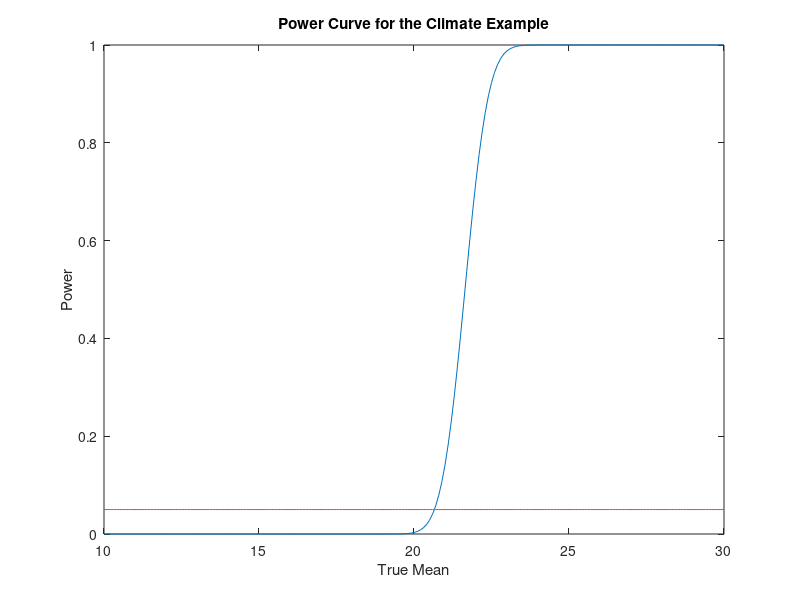

Write MATLAB code to recreate this figure. (Note: this script raises an error after producing the figure.)
%% Example 6.3 - 6.5
% Type two errors depend on the true mean - therefore, errors must be
% evaluated over a range of values.

%% Calculating Beta Values for Different Means
clear; close all; clf;

mualt = 10:0.1:30;
cv = norminv(0.95); % one-sided critical value
sigma = 0.6;
ct = cv + 20; % critical value + mean
ctv = ct * ones(size(mualt));

beta = normcdf(ctv, mualt, sigma); % probabiltity of type 2 error
power = 1 - beta; % power
p = 0.05 * ones(size(mualt));

%% Plotting the Power Curve
figure(1);
plot(mualt, power, mualt, p)
xlabel 'True Mean'; 
ylabel 'Power'; 
title 'Power Curve for the Climate Example';
legend('Power curve','\alpha = 0.05','Location','nw')

%% P-Value Calculated
mu = 20;
sig = 0.6;
xbar = 22;
zobs = (xbar - mu)/sig;
pval = 1  - normcdf(zobs, 0, 1); 

% The very small p-value suggests that the alternative hypothesis is
% correct. Combined with the reasonably high power of the test, (about 72%
% for the observed mean of 22) the null hypothesis that the observed mean
% is reasonable can be rejected confidently.